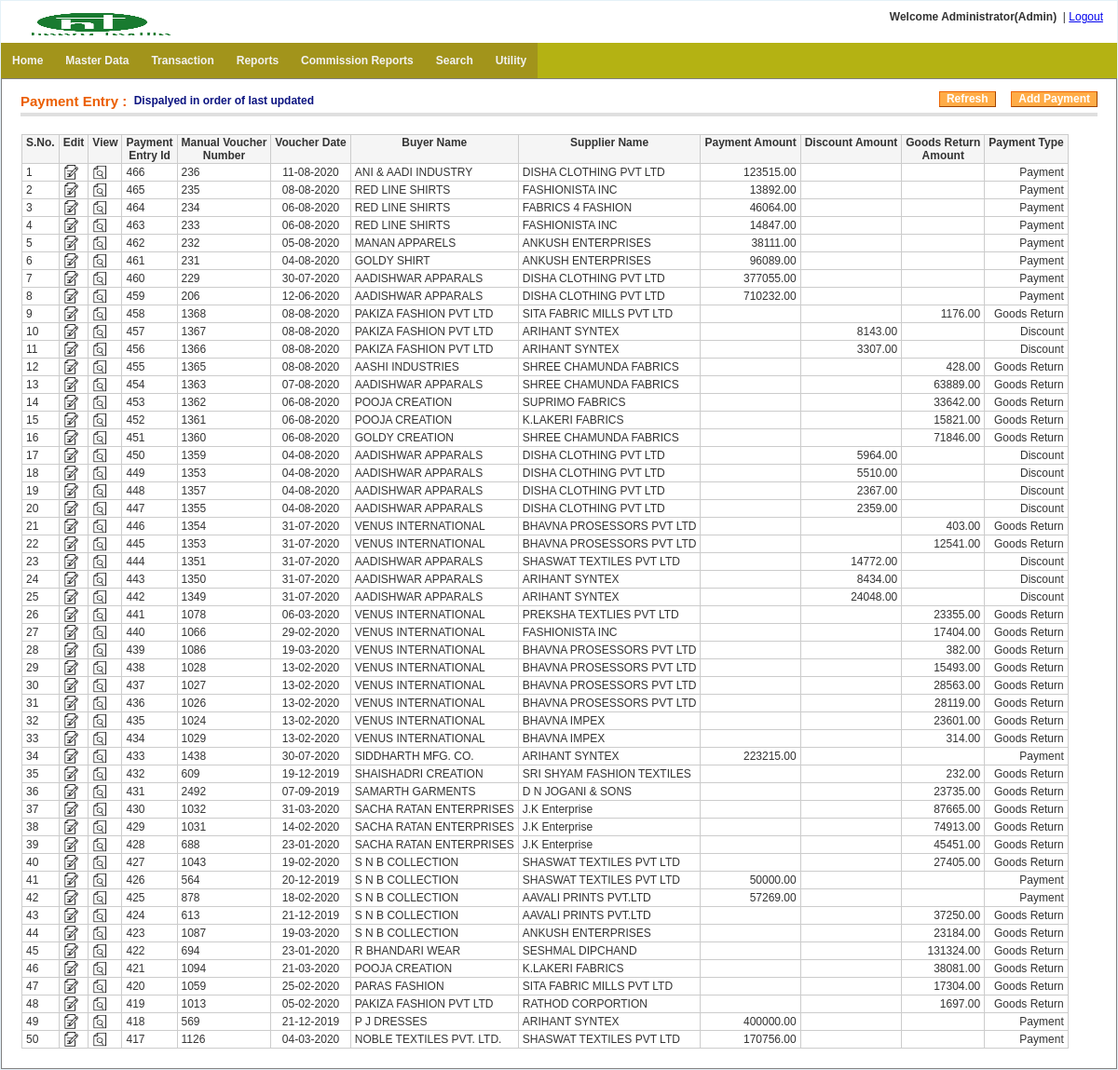
Page /payment_entry/index.php (signed in) on the earlier database version.
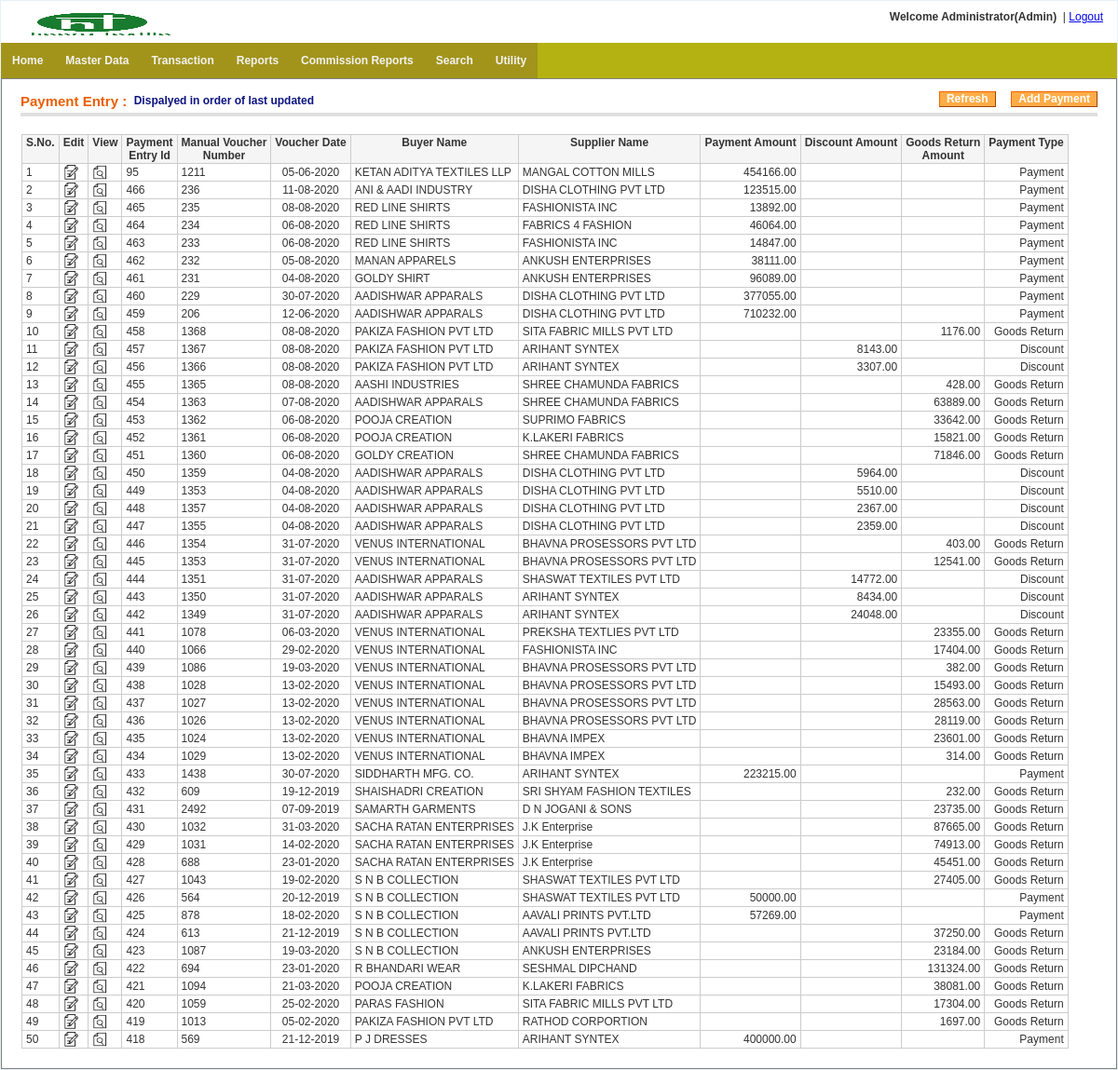
Same page on the later database version.
### tables this page shows
CREATE TABLE `menu` (
  `menu_id` int(11) NOT NULL auto_increment,
  `menu_name` varchar(255) NOT NULL,
  `parent_id` int(11) NOT NULL default '0' COMMENT '0 if menu is root level or menuid if this is child on any menu',
  `link` varchar(255) NOT NULL,
  `status` enum('0','1') NOT NULL default '1' COMMENT '0 for disabled menu or 1 for enabled menu',
  `user_role` varchar(20) NOT NULL default '',
  PRIMARY KEY  (`menu_id`)
);

CREATE TABLE `txt_payment_entry_main` (
  `payment_entry_id` bigint(20) NOT NULL auto_increment,
  `manual_vou_number` varchar(20) NOT NULL default '',
  `old_system_vou_number` varchar(20) NOT NULL default '',
  `voucher_date` date NOT NULL default '1970-01-01',
  `buyer_account_code` varchar(20) NOT NULL default '',
  `supplier_account_code` varchar(20) NOT NULL default '',
  `vou_type` varchar(20) NOT NULL default '',
  `payment_amount` decimal(15,2) NOT NULL default '0.00',
  `discount_amount` decimal(15,2) NOT NULL default '0.00',
  `gr_amount` decimal(15,2) NOT NULL default '0.00',
  `narration` varchar(100) NOT NULL default '',
  `supporting_doc_1` varchar(200) NOT NULL default '',
  `supporting_doc_2` varchar(200) NOT NULL default '',
  `create_user` varchar(20) NOT NULL default '',
  `create_date` datetime NOT NULL default '1970-01-01 00:00:00',
  `last_update_user` varchar(20) NOT NULL default '',
  `last_update_date` datetime NOT NULL default '1970-01-01 00:00:00',
  `delete_tag` varchar(10) NOT NULL default 'FALSE',
  `delete_user` varchar(20) NOT NULL default '',
  `delete_date` datetime NOT NULL default '1970-01-01 00:00:00',
  PRIMARY KEY  (`payment_entry_id`)
);

### includes/settings.php (called while the page is built, shortened)
<?php
$host=$_SERVER["HTTP_HOST"];
if(false) {
		$web_path="http://malwainfotech.com/Textile/";
	}
 else {
	$web_path="http://$host/HTextile/";
}
?>

### includes/config.php (called while the page is built, shortened)
<?php
  function rev_convert_date($date) {
    if(!empty($date) && $date!='0000-00-00' && $date!='1970-01-01' && $date!='2030-01-01') {
	  	$temp_date=explode("-",$date);
		$dd=$temp_date[2];
		$mm=$temp_date[1];
		$yy=$temp_date[0];
		$new_date=$dd."-".$mm."-".$yy;
		return $new_date;
	} else {
		return;
	}
  }
function zeroToBlank($num){
	if(is_nan($num)){
		return "";
	}else if($num==0){
		return "";
	}
	return $num;
}
?>

### payment_entry/index.php (the view, shortened to what this page needs)
<?php include("../includes/check_session.php");
include("../includes/config.php");
$con=get_connection();
$sql="select * from txt_company where delete_tag='FALSE' order by company_id ASC";
$result=mysqli_query($con,$sql);
$company_array=array("Value"=>"Key");
while($rs=mysqli_fetch_array($result))
{
  $com_array=array($rs['firm_name']=>$rs['company_id']);
  $company_array=array_merge($company_array,$com_array);
}
?>
<!DOCTYPE html PUBLIC "-//W3C//DTD XHTML 1.0 Transitional//EN" "http://www.w3.org/TR/xhtml1/DTD/xhtml1-transitional.dtd">
<html xmlns="http://www.w3.org/1999/xhtml">
<head>
<link href="<?php echo $web_path; ?>css/style.css" rel="stylesheet" type="text/css" />
<center>
<table width="100%" border="0" align="center" style="border:1px solid #e5f1f8;background-color:#FFFFFF">
<tr>
    <td><?php include("../includes/header.php"); ?></td>
  </tr>
  <tr>
    <td><?php include("../includes/menu.php"); ?></td>
  </tr>
  <tr>
    <td height="326" valign="top"><table width="100%" style="margin-top:0px" align="center" cellpadding="0" cellspacing="0" border="1">
                        <tr>
                            <td valign="top">
                            <div class="content_padding">
                            <div class="content-header">
            <table width="100%"><tr><td valign="bottom" width="335" ><h3>Payment Entry :</h3> <h4>Dispalyed in order of last updated</h4></td>
            	<td align="right"> <button onclick="location.href='index.php'">Refresh</button> &nbsp; &nbsp; <button onClick="location.href='add_payment_entry.php'">Add Payment</button></td>
            </tr>
            </table>
            </div>
    <table cellpadding="0" cellspacing="0" border="0">
            <tr>
             <td  valign="top">
<table class="tbl_border">
	<tr>
    	<th valign="top" >S.No.</th>
      <th valign="top" >Edit</th>
      <th valign="top" >View</th>
        <th valign="top" >Payment <BR> Entry Id</th>
        <th valign="top" >Manual Voucher <BR> Number</th>
        <th valign="top" >Voucher Date</th>
        <th valign="top" >Buyer Name</th>
        <th valign="top" >Supplier Name</th>
        <th valign="top" >Payment Amount</th>
        <th valign="top" >Discount Amount</th>
        <th valign="top" >Goods Return <BR> Amount</th>
        <th valign="top" >Payment Type</th>
    </tr>
<?php
$sql_pay="select * from txt_payment_entry_main
        where delete_tag='FALSE'
        order by last_update_date desc,voucher_date DESC, payment_entry_id desc LIMIT 0,50";
$result=mysqli_query($con,$sql_pay);
$count=0;
while($rs=mysqli_fetch_array($result))
{
	$payment_entry_id=$rs[0];
	echo "<tr>";
  echo "<td>".++$count."</td>";
  echo "<td><a href='edit_payment_entry.php?payment_entry_id=$payment_entry_id'><img src='../images/noun_project_edit_1.png' height='16' width='16' border='0' title='Edit' /></a></td>";
  echo "<td><a href='view_payment_entry.php?payment_entry_id=$payment_entry_id'><img src='../images/noun_project_preview_1.png' height='16' width='16' border='0' title='View' /></a></td>";
  echo "<td align='left' >".$rs['payment_entry_id']."</td>";
	echo "<td  align='left' >".$rs['manual_vou_number']."</td>";
  echo "<td  align='center' >".rev_convert_date($rs['voucher_date'])."</td>";
$disp_supp_name=array_search($rs['supplier_account_code'],$company_array);
$disp_buyer_name=array_search($rs['buyer_account_code'],$company_array);
	echo "<td>".$disp_buyer_name."</td>";
  echo "<td>".$disp_supp_name."</td>";
  echo "<td  align='right' >".zeroToBlank($rs['payment_amount'])."</td>";
  echo "<td align='right' >".zeroToBlank($rs['discount_amount'])."</td>";
  echo "<td align='right' >".zeroToBlank($rs['gr_amount'])."</td>";
  echo "<td align='right' >".$rs['vou_type']."</td>";
	echo"</tr>";
}
?>
</table>
</td></tr></table><?php $_SESSION['uid']=77; ?>
                  </div>
                  </td></tr></table>
                  </td></tr>
                  </table>
                  </html>

### includes/header.php (shortened to what this page needs)
<table width="100%" align="center" cellpadding="0" cellspacing="0" border="0">
                        <tr>
                        <td align="left"  valign="top" align='center'>
                        <div class="header_panel" valign="top"  > <h3>
                        <img height='30' width='180' src="<?php echo $web_path; ?>images/dt_png.png" alt="DT">
                         </h3>
                          </div>
                        </td>
                            <td align="center">&nbsp;
                            </td>
                             <td align="right" valign="top">
                             <div style="padding-right:15px; padding-top:10px;">
                        <?php
                        $user_type_ar_head=array('Admin' => 'admin',
                        'User' => 'user',
                        'Master' =>'master'
                    );
                          $role_id="";
                          if(isset($_SESSION['ROLEID'])){
                            $role_id=$_SESSION['ROLEID'];
                          }
                          $disp_role_name=array_search($role_id,$user_type_ar_head);
                        if($_SESSION['LOGID']) {
                          echo " <strong>Welcome ".$_SESSION['USER_NAME']."(".$disp_role_name.")</strong> &nbsp;";
                          echo "| <a href='".$web_path."login/logout.php'>Logout</a>";
                        }
          						  ?>
                          	</div>
                         </td>
                        </tr>
                    </table>

### includes/menu.php
<?php
$con=get_connection();
?>
<?php
function get_menu_tree($parent_id,$web_path)
{
  global $con;
  $role_id="";
  if(isset($_SESSION['ROLEID'])){
    $role_id=$_SESSION['ROLEID'];
  }
  $menu = "";
    $sqlquery = " SELECT * FROM menu where status='1' and parent_id='$parent_id' and user_role='$role_id' ";
	$res=mysqli_query($con,$sqlquery);
    while($row=mysqli_fetch_array($res,MYSQLI_ASSOC))
	{
           $menu .="<li><a href='".$web_path.$row['link']."?menu_id=".$row['menu_id']."'>".$row['menu_name']."</a>";
		   $menu .= "<ul>".get_menu_tree($row['menu_id'],$web_path)."</ul>";
 		   $menu .= "</li>";
    }
    return $menu;
}
?>
<ul class="main-navigation">
<?php echo get_menu_tree(0,$web_path); ?>
</ul>

### Htextile/css/style.css (style rules this page uses)
.tbl_border { border: 1px solid #cccccc; border-collapse: collapse; padding: 1px 4px; margin: 1px; }
.tbl_border td { border: 1px solid #cccccc; border-collapse: collapse; padding: 1px 4px; }
.tbl_border th { border: 1px solid #cccccc; background-color: #F5F5F5; border-collapse: collapse; padding: 1px 4px; margin: 1px; }
table { border-collapse: collapse; }
.tbl_border2 td, th { border: 1px solid #cccccc; border-collapse: collapse; padding: 10px; margin: 1px; }
button, .form-button { -x-system-font: none; background: #FFAC47 repeat-x scroll 0 100%; border-color: #ED6502 #A04300 #A04300 #ED6502; border-style: solid; border-width: 1px; color: #FFFFFF; cursor: pointer; font-family: arial, helvetica, sans-serif; font-size: 12px; font-size-adjust: none; font-stretch: normal; font-style: normal; font-variant: normal; font-weight: bold; line-height: normal; padding: 0 7px 1px; text-align: center !important; white-space: nowrap; }
.content-header { margin-bottom: 18px; border-bottom: 4px solid #dfdfdf; padding-bottom: .25em; margin-top: 10px; }
.content-header h3 { color: #EB5E00; float: left; font-size: 1.25em; line-height: 1.2em; margin: 0.3em 0.5em 0 0; }
.content-header h4 { color: #0c1481; float: left; font-size: 1.00em; line-height: 1.2em; margin: 0.5em 0.5em 0 0; }
.header_panel h3 { font-size: 18px; margin-bottom: 5px; color: #100786; font-family: Arial, Helvetica, sans-serif; margin-top: 5px; padding-left: 15px; padding-top: 5px; }
.content_padding { padding: 0 20px 20px 20px; }
ul { list-style: none; padding: 0; margin: 0; background: #b4b213; position: relative; z-index: 1; }
ul li { display: block; position: relative; float: left; background: #a2941b; }
ul li a { display: block; padding: 1em; text-decoration: none; white-space: nowrap; color: #f2f2f2; font: bold 12px Arial, sans-serif; }
ul:before, ul:after { content: " "; display: table; }
ul:after { clear: both; }

### payment_entry/index.php (style rules this page uses)
* { margin:0; padding:0; }
table,th,td { border-collapse:collapse; font-size:12px; }

Differences in the rows shown:
no longer on this page (row unchanged): txt_payment_entry_main: payment_entry_id "417", manual_vou_number "1126", voucher_date "04-03-2020", buyer_account_code "NOBLE TEXTILES PVT. LTD.", supplier_account_code "SHASWAT TEXTILES PVT LTD", payment_amount "170756.00", vou_type "Payment"
now on this page (row edited): txt_payment_entry_main: payment_entry_id "95", manual_vou_number "1211", voucher_date "05-06-2020", buyer_account_code "KETAN ADITYA TEXTILES LLP", supplier_account_code "MANGAL COTTON MILLS", payment_amount "454166.00", vou_type "Payment"
